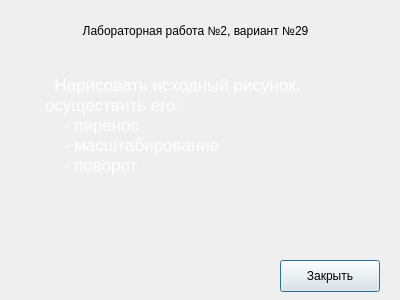
<?xml version="1.0" encoding="UTF-8"?>
<ui version="4.0">
 <class>TaskPopUp</class>
 <widget class="QDialog" name="TaskPopUp">
  <property name="geometry">
   <rect>
    <x>0</x>
    <y>0</y>
    <width>400</width>
    <height>300</height>
   </rect>
  </property>
  <property name="sizePolicy">
   <sizepolicy hsizetype="Fixed" vsizetype="Fixed">
    <horstretch>0</horstretch>
    <verstretch>0</verstretch>
   </sizepolicy>
  </property>
  <property name="minimumSize">
   <size>
    <width>400</width>
    <height>300</height>
   </size>
  </property>
  <property name="maximumSize">
   <size>
    <width>400</width>
    <height>300</height>
   </size>
  </property>
  <property name="windowTitle">
   <string>Задание</string>
  </property>
  <widget class="QPushButton" name="closeTaskButton">
   <property name="geometry">
    <rect>
     <x>280</x>
     <y>260</y>
     <width>100</width>
     <height>32</height>
    </rect>
   </property>
   <property name="text">
    <string>Закрыть</string>
   </property>
  </widget>
  <widget class="QTextEdit" name="taskTextBox">
   <property name="geometry">
    <rect>
     <x>40</x>
     <y>70</y>
     <width>331</width>
     <height>141</height>
    </rect>
   </property>
   <property name="palette">
    <palette>
     <active>
      <colorrole role="WindowText">
       <brush brushstyle="SolidPattern">
        <color alpha="255">
         <red>255</red>
         <green>255</green>
         <blue>255</blue>
        </color>
       </brush>
      </colorrole>
      <colorrole role="Button">
       <brush brushstyle="SolidPattern">
        <color alpha="0">
         <red>50</red>
         <green>50</green>
         <blue>50</blue>
        </color>
       </brush>
      </colorrole>
      <colorrole role="Light">
       <brush brushstyle="SolidPattern">
        <color alpha="0">
         <red>75</red>
         <green>75</green>
         <blue>75</blue>
        </color>
       </brush>
      </colorrole>
      <colorrole role="Midlight">
       <brush brushstyle="SolidPattern">
        <color alpha="0">
         <red>62</red>
         <green>62</green>
         <blue>62</blue>
        </color>
       </brush>
      </colorrole>
      <colorrole role="Dark">
       <brush brushstyle="SolidPattern">
        <color alpha="0">
         <red>25</red>
         <green>25</green>
         <blue>25</blue>
        </color>
       </brush>
      </colorrole>
      <colorrole role="Mid">
       <brush brushstyle="SolidPattern">
        <color alpha="0">
         <red>33</red>
         <green>33</green>
         <blue>33</blue>
        </color>
       </brush>
      </colorrole>
      <colorrole role="Text">
       <brush brushstyle="SolidPattern">
        <color alpha="255">
         <red>255</red>
         <green>255</green>
         <blue>255</blue>
        </color>
       </brush>
      </colorrole>
      <colorrole role="BrightText">
       <brush brushstyle="SolidPattern">
        <color alpha="255">
         <red>255</red>
         <green>255</green>
         <blue>255</blue>
        </color>
       </brush>
      </colorrole>
      <colorrole role="ButtonText">
       <brush brushstyle="SolidPattern">
        <color alpha="255">
         <red>255</red>
         <green>255</green>
         <blue>255</blue>
        </color>
       </brush>
      </colorrole>
      <colorrole role="Base">
       <brush brushstyle="SolidPattern">
        <color alpha="0">
         <red>0</red>
         <green>0</green>
         <blue>0</blue>
        </color>
       </brush>
      </colorrole>
      <colorrole role="Window">
       <brush brushstyle="SolidPattern">
        <color alpha="0">
         <red>50</red>
         <green>50</green>
         <blue>50</blue>
        </color>
       </brush>
      </colorrole>
      <colorrole role="Shadow">
       <brush brushstyle="SolidPattern">
        <color alpha="0">
         <red>0</red>
         <green>0</green>
         <blue>0</blue>
        </color>
       </brush>
      </colorrole>
      <colorrole role="AlternateBase">
       <brush brushstyle="SolidPattern">
        <color alpha="127">
         <red>25</red>
         <green>25</green>
         <blue>25</blue>
        </color>
       </brush>
      </colorrole>
      <colorrole role="ToolTipBase">
       <brush brushstyle="SolidPattern">
        <color alpha="255">
         <red>255</red>
         <green>255</green>
         <blue>220</blue>
        </color>
       </brush>
      </colorrole>
      <colorrole role="ToolTipText">
       <brush brushstyle="SolidPattern">
        <color alpha="255">
         <red>0</red>
         <green>0</green>
         <blue>0</blue>
        </color>
       </brush>
      </colorrole>
      <colorrole role="PlaceholderText">
       <brush brushstyle="SolidPattern">
        <color alpha="127">
         <red>255</red>
         <green>255</green>
         <blue>255</blue>
        </color>
       </brush>
      </colorrole>
      <colorrole role="Accent">
       <brush brushstyle="SolidPattern">
        <color alpha="255">
         <red>0</red>
         <green>0</green>
         <blue>0</blue>
        </color>
       </brush>
      </colorrole>
     </active>
     <inactive>
      <colorrole role="WindowText">
       <brush brushstyle="SolidPattern">
        <color alpha="255">
         <red>255</red>
         <green>255</green>
         <blue>255</blue>
        </color>
       </brush>
      </colorrole>
      <colorrole role="Button">
       <brush brushstyle="SolidPattern">
        <color alpha="0">
         <red>50</red>
         <green>50</green>
         <blue>50</blue>
        </color>
       </brush>
      </colorrole>
      <colorrole role="Light">
       <brush brushstyle="SolidPattern">
        <color alpha="0">
         <red>75</red>
         <green>75</green>
         <blue>75</blue>
        </color>
       </brush>
      </colorrole>
      <colorrole role="Midlight">
       <brush brushstyle="SolidPattern">
        <color alpha="0">
         <red>62</red>
         <green>62</green>
         <blue>62</blue>
        </color>
       </brush>
      </colorrole>
      <colorrole role="Dark">
       <brush brushstyle="SolidPattern">
        <color alpha="0">
         <red>25</red>
         <green>25</green>
         <blue>25</blue>
        </color>
       </brush>
      </colorrole>
      <colorrole role="Mid">
       <brush brushstyle="SolidPattern">
        <color alpha="0">
         <red>33</red>
         <green>33</green>
         <blue>33</blue>
        </color>
       </brush>
      </colorrole>
      <colorrole role="Text">
       <brush brushstyle="SolidPattern">
        <color alpha="255">
         <red>255</red>
         <green>255</green>
         <blue>255</blue>
        </color>
       </brush>
      </colorrole>
      <colorrole role="BrightText">
       <brush brushstyle="SolidPattern">
        <color alpha="255">
         <red>255</red>
         <green>255</green>
         <blue>255</blue>
        </color>
       </brush>
      </colorrole>
      <colorrole role="ButtonText">
       <brush brushstyle="SolidPattern">
        <color alpha="255">
         <red>255</red>
         <green>255</green>
         <blue>255</blue>
        </color>
       </brush>
      </colorrole>
      <colorrole role="Base">
       <brush brushstyle="SolidPattern">
        <color alpha="0">
         <red>0</red>
         <green>0</green>
         <blue>0</blue>
        </color>
       </brush>
      </colorrole>
      <colorrole role="Window">
       <brush brushstyle="SolidPattern">
        <color alpha="0">
         <red>50</red>
         <green>50</green>
         <blue>50</blue>
        </color>
       </brush>
      </colorrole>
      <colorrole role="Shadow">
       <brush brushstyle="SolidPattern">
        <color alpha="0">
         <red>0</red>
         <green>0</green>
         <blue>0</blue>
        </color>
       </brush>
      </colorrole>
      <colorrole role="AlternateBase">
       <brush brushstyle="SolidPattern">
        <color alpha="127">
         <red>25</red>
         <green>25</green>
         <blue>25</blue>
        </color>
       </brush>
      </colorrole>
      <colorrole role="ToolTipBase">
       <brush brushstyle="SolidPattern">
        <color alpha="255">
         <red>255</red>
         <green>255</green>
         <blue>220</blue>
        </color>
       </brush>
      </colorrole>
      <colorrole role="ToolTipText">
       <brush brushstyle="SolidPattern">
        <color alpha="255">
         <red>0</red>
         <green>0</green>
         <blue>0</blue>
        </color>
       </brush>
      </colorrole>
      <colorrole role="PlaceholderText">
       <brush brushstyle="SolidPattern">
        <color alpha="127">
         <red>255</red>
         <green>255</green>
         <blue>255</blue>
        </color>
       </brush>
      </colorrole>
      <colorrole role="Accent">
       <brush brushstyle="SolidPattern">
        <color alpha="255">
         <red>0</red>
         <green>0</green>
         <blue>0</blue>
        </color>
       </brush>
      </colorrole>
     </inactive>
     <disabled>
      <colorrole role="WindowText">
       <brush brushstyle="SolidPattern">
        <color alpha="0">
         <red>25</red>
         <green>25</green>
         <blue>25</blue>
        </color>
       </brush>
      </colorrole>
      <colorrole role="Button">
       <brush brushstyle="SolidPattern">
        <color alpha="0">
         <red>50</red>
         <green>50</green>
         <blue>50</blue>
        </color>
       </brush>
      </colorrole>
      <colorrole role="Light">
       <brush brushstyle="SolidPattern">
        <color alpha="0">
         <red>75</red>
         <green>75</green>
         <blue>75</blue>
        </color>
       </brush>
      </colorrole>
      <colorrole role="Midlight">
       <brush brushstyle="SolidPattern">
        <color alpha="0">
         <red>62</red>
         <green>62</green>
         <blue>62</blue>
        </color>
       </brush>
      </colorrole>
      <colorrole role="Dark">
       <brush brushstyle="SolidPattern">
        <color alpha="0">
         <red>25</red>
         <green>25</green>
         <blue>25</blue>
        </color>
       </brush>
      </colorrole>
      <colorrole role="Mid">
       <brush brushstyle="SolidPattern">
        <color alpha="0">
         <red>33</red>
         <green>33</green>
         <blue>33</blue>
        </color>
       </brush>
      </colorrole>
      <colorrole role="Text">
       <brush brushstyle="SolidPattern">
        <color alpha="0">
         <red>25</red>
         <green>25</green>
         <blue>25</blue>
        </color>
       </brush>
      </colorrole>
      <colorrole role="BrightText">
       <brush brushstyle="SolidPattern">
        <color alpha="255">
         <red>255</red>
         <green>255</green>
         <blue>255</blue>
        </color>
       </brush>
      </colorrole>
      <colorrole role="ButtonText">
       <brush brushstyle="SolidPattern">
        <color alpha="0">
         <red>25</red>
         <green>25</green>
         <blue>25</blue>
        </color>
       </brush>
      </colorrole>
      <colorrole role="Base">
       <brush brushstyle="SolidPattern">
        <color alpha="0">
         <red>50</red>
         <green>50</green>
         <blue>50</blue>
        </color>
       </brush>
      </colorrole>
      <colorrole role="Window">
       <brush brushstyle="SolidPattern">
        <color alpha="0">
         <red>50</red>
         <green>50</green>
         <blue>50</blue>
        </color>
       </brush>
      </colorrole>
      <colorrole role="Shadow">
       <brush brushstyle="SolidPattern">
        <color alpha="0">
         <red>0</red>
         <green>0</green>
         <blue>0</blue>
        </color>
       </brush>
      </colorrole>
      <colorrole role="AlternateBase">
       <brush brushstyle="SolidPattern">
        <color alpha="0">
         <red>50</red>
         <green>50</green>
         <blue>50</blue>
        </color>
       </brush>
      </colorrole>
      <colorrole role="ToolTipBase">
       <brush brushstyle="SolidPattern">
        <color alpha="255">
         <red>255</red>
         <green>255</green>
         <blue>220</blue>
        </color>
       </brush>
      </colorrole>
      <colorrole role="ToolTipText">
       <brush brushstyle="SolidPattern">
        <color alpha="255">
         <red>0</red>
         <green>0</green>
         <blue>0</blue>
        </color>
       </brush>
      </colorrole>
      <colorrole role="PlaceholderText">
       <brush brushstyle="SolidPattern">
        <color alpha="0">
         <red>25</red>
         <green>25</green>
         <blue>25</blue>
        </color>
       </brush>
      </colorrole>
      <colorrole role="Accent">
       <brush brushstyle="SolidPattern">
        <color alpha="0">
         <red>35</red>
         <green>35</green>
         <blue>35</blue>
        </color>
       </brush>
      </colorrole>
     </disabled>
    </palette>
   </property>
   <property name="autoFillBackground">
    <bool>false</bool>
   </property>
   <property name="frameShape">
    <enum>QFrame::StyledPanel</enum>
   </property>
   <property name="verticalScrollBarPolicy">
    <enum>Qt::ScrollBarAlwaysOff</enum>
   </property>
   <property name="horizontalScrollBarPolicy">
    <enum>Qt::ScrollBarAlwaysOff</enum>
   </property>
   <property name="readOnly">
    <bool>true</bool>
   </property>
   <property name="html">
    <string>&lt;!DOCTYPE HTML PUBLIC &quot;-//W3C//DTD HTML 4.0//EN&quot; &quot;http://www.w3.org/TR/REC-html40/strict.dtd&quot;&gt;
&lt;html&gt;&lt;head&gt;&lt;meta name=&quot;qrichtext&quot; content=&quot;1&quot; /&gt;&lt;meta charset=&quot;utf-8&quot; /&gt;&lt;style type=&quot;text/css&quot;&gt;
p, li { white-space: pre-wrap; }
hr { height: 1px; border-width: 0; }
li.unchecked::marker { content: &quot;\2610&quot;; }
li.checked::marker { content: &quot;\2612&quot;; }
&lt;/style&gt;&lt;/head&gt;&lt;body style=&quot; font-family:'.AppleSystemUIFont'; font-size:13pt; font-weight:400; font-style:normal;&quot;&gt;
&lt;p style=&quot; margin-top:0px; margin-bottom:0px; margin-left:0px; margin-right:0px; -qt-block-indent:0; text-indent:0px;&quot;&gt;  Нарисовать исходный рисунок, осуществить его:&lt;br /&gt;    - перенос&lt;br /&gt;    - масштабирование&lt;br /&gt;    - поворот&lt;/p&gt;&lt;/body&gt;&lt;/html&gt;</string>
   </property>
   <property name="placeholderText">
    <string/>
   </property>
  </widget>
  <widget class="QLabel" name="labInfoLabel">
   <property name="geometry">
    <rect>
     <x>10</x>
     <y>10</y>
     <width>371</width>
     <height>41</height>
    </rect>
   </property>
   <property name="text">
    <string>Лабораторная работа №2, вариант №29</string>
   </property>
   <property name="alignment">
    <set>Qt::AlignCenter</set>
   </property>
  </widget>
 </widget>
 <resources/>
 <connections/>
</ui>
